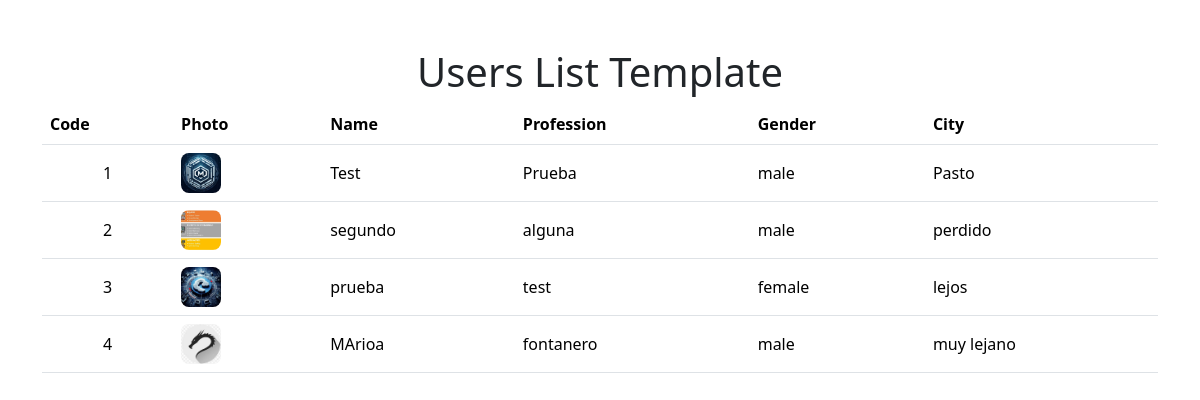
Before: /users/list/ with the older database file.
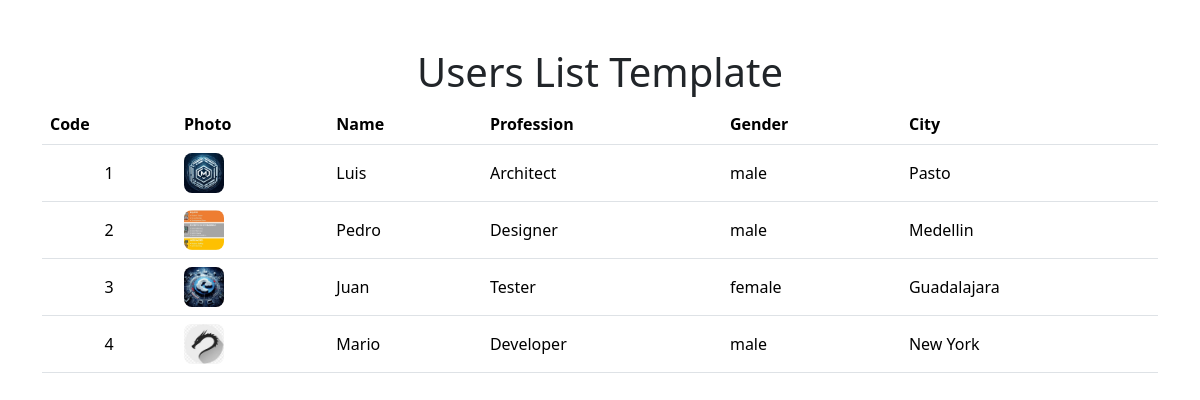
After: the same page with the newer database file.
### users/models.py (models this page shows, shortened)
class UserProfile(models.Model):
  code = models.IntegerField()
  photo = models.ImageField(upload_to='photos/%Y/%m/%d/')
  name = models.CharField(max_length=255)
  profession = models.CharField(max_length=255)
  gender = models.CharField(choices=[('male', 'Male'), ('female', 'Female')], max_length=255)
  city = models.CharField(max_length=255)

### users/views.py (the view)
# urls.py: path('list/', views.user_list, name='users_list'),
def user_list(request):
    get_all_users = UserProfile.objects.all()
    data = {
        'users': get_all_users
    }
    return render(request, 'users_list.html', data)

### templates/users_list.html (shortened to what this page needs)
{% load static %}
<!DOCTYPE html>
<html lang="en">
	<head>
		<link rel="stylesheet" href="{% static 'css/bootstrap.min.css' %}" />
	</head>
	<body>
		<div class="container">
			<h1 class="text-center mt-5">Users List Template</h1>
			<table class="table">
				<thead>
					<tr>
						<th scope="col" class="align-middle">Code</th>
						<th scope="col" class="align-middle">Photo</th>
						<th scope="col" class="align-middle">Name</th>
						<th scope="col" class="align-middle">Profession</th>
						<th scope="col" class="align-middle">Gender</th>
						<th scope="col" class="align-middle">City</th>
					</tr>
				</thead>
				<tbody>
					{% for user in users %}
					<tr>
						<td class="align-middle text-center">{{ user.code }}</td>
						<td class="align-middle">
							<img
								src="{{ user.photo.url }}"
								alt="{{ user.name }}"
								style="
									width: 40px;
									height: 40px;
									border-radius: 20%;
									object-fit: cover;
								"
							/>
						</td>
						<td class="align-middle">{{ user.name }}</td>
						<td class="align-middle">{{ user.profession }}</td>
						<td class="align-middle">{{ user.gender }}</td>
						<td class="align-middle">{{ user.city }}</td>
					</tr>
					{% endfor %}
				</tbody>
			</table>
		</div>
	</body>
</html>

Changed rows visible on the page:
changed UserProfile "Pasto": name "Test" → "Luis"; profession "Prueba" → "Architect"
changed UserProfile: name "segundo" → "Pedro"; profession "alguna" → "Designer"; city "perdido" → "Medellin"
changed UserProfile "female": name "prueba" → "Juan"; profession "test" → "Tester"; city "lejos" → "Guadalajara"
changed UserProfile: name "MArioa" → "Mario"; profession "fontanero" → "Developer"; city "muy lejano" → "New York"
